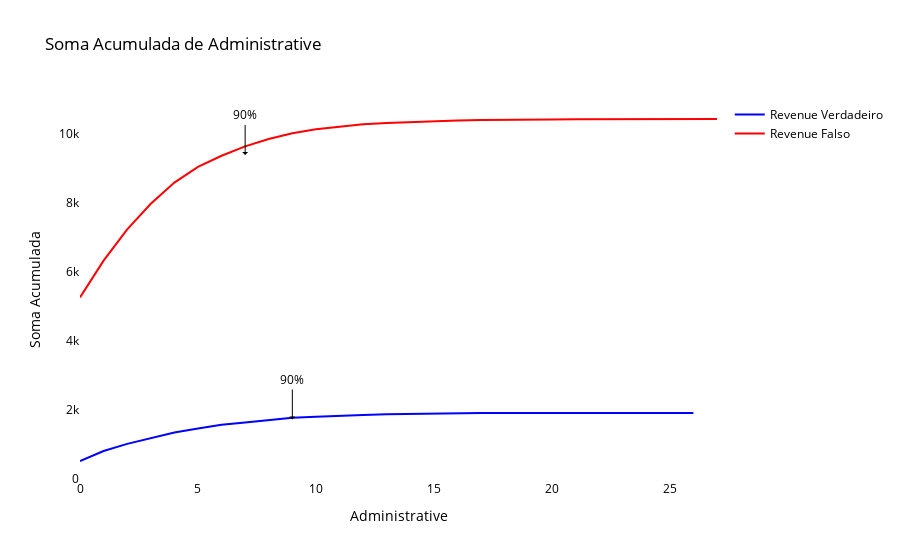
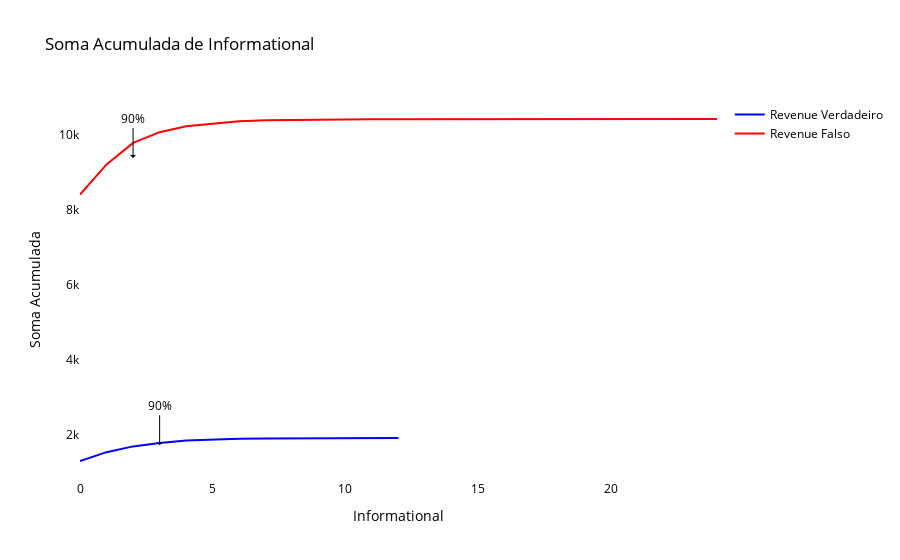
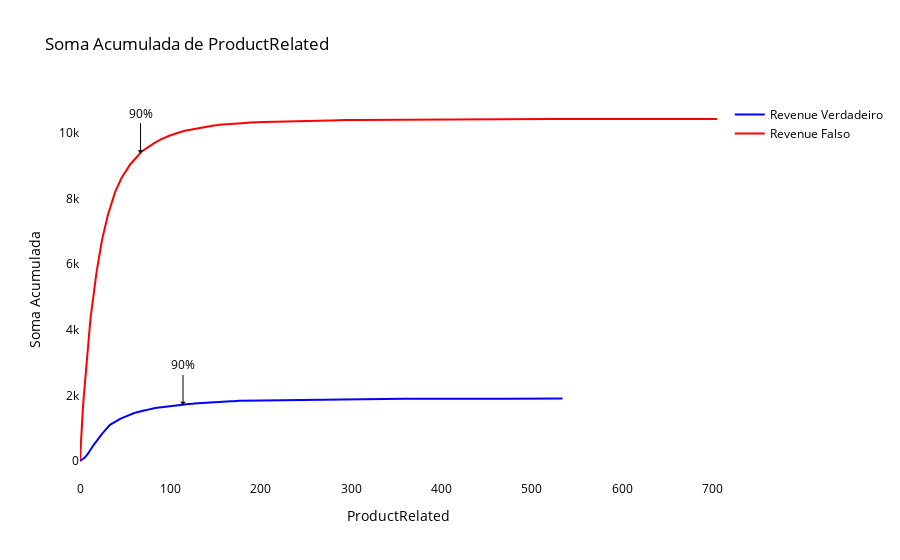

Notebook cell for these charts, in order:
### Code cell
# Soma acumulada em função do número de acessos com hue=revenue
colunas = ['Administrative', 'Informational', 'ProductRelated']

for col in colunas:
    plot_cum_sum(df, 'Revenue', col)

### Figure 1 — Plotly figure (JSON) as saved in the notebook; plotly's stock layout.template omitted (floating-point values rounded to 4 significant figures)
{"data": [{"line": {"color": "blue", "width": 2}, "mode": "lines", "name": "Revenue Verdadeiro", "type": "scatter", "x": [0, 1, 2, 3, 4, 5, 6, 7, 8, 9, 10, 11, 12, 13, 14, 15, 16, 17, 18, 19, 20, 22, 26], "y": [514, 805, 1010, 1184, 1337, 1455, 1566, 1632, 1705, 1766, 1798, 1829, 1850, 1869, 1881, 1889, 1897, 1901, 1903, 1904, 1905, 1907, 1908]}, {"line": {"color": "red", "width": 2}, "mode": "lines", "name": "Revenue Falso", "type": "scatter", "x": [0, 1, 2, 3, 4, 5, 6, 7, 8, 9, 10, 11, 12, 13, 14, 15, 16, 17, 18, 19, 20, 21, 22, 23, 24, 27], "y": [5254, 6317, 7226, 7967, 8579, 9036, 9357, 9629, 9843, 10007, 10128, 10202, 10267, 10304, 10336, 10366, 10382, 10394, 10404, 10409, 10410, 10412, 10414, 10417, 10421, 10422]}], "layout": {"annotations": [{"arrowcolor": "black", "arrowhead": 1, "ax": 0, "ay": -40, "showarrow": true, "text": "90%", "x": 9, "y": 1717.0}, {"arrowcolor": "black", "arrowhead": 1, "ax": 0, "ay": -40, "showarrow": true, "text": "90%", "x": 7, "y": 9380.0}], "font": {"color": "black"}, "legend": {"font": {"size": 12}}, "paper_bgcolor": "white", "plot_bgcolor": "white", "title": {"text": "Soma Acumulada de Administrative"}, "xaxis": {"color": "black", "title": {"text": "Administrative"}}, "yaxis": {"color": "black", "title": {"text": "Soma Acumulada"}}}}

### Figure 2 — Plotly figure (JSON) as saved in the notebook; plotly's stock layout.template omitted (floating-point values rounded to 4 significant figures)
{"data": [{"line": {"color": "blue", "width": 2}, "mode": "lines", "name": "Revenue Verdadeiro", "type": "scatter", "x": [0, 1, 2, 3, 4, 5, 6, 7, 8, 9, 10, 12], "y": [1295, 1531, 1685, 1778, 1840, 1871, 1888, 1894, 1898, 1904, 1906, 1908]}, {"line": {"color": "red", "width": 2}, "mode": "lines", "name": "Revenue Falso", "type": "scatter", "x": [0, 1, 2, 3, 4, 5, 6, 7, 8, 9, 10, 11, 12, 13, 14, 16, 24], "y": [8404, 9209, 9783, 10070, 10230, 10298, 10359, 10389, 10399, 10408, 10413, 10414, 10417, 10418, 10420, 10421, 10422]}], "layout": {"annotations": [{"arrowcolor": "black", "arrowhead": 1, "ax": 0, "ay": -40, "showarrow": true, "text": "90%", "x": 3, "y": 1717.0}, {"arrowcolor": "black", "arrowhead": 1, "ax": 0, "ay": -40, "showarrow": true, "text": "90%", "x": 2, "y": 9380.0}], "font": {"color": "black"}, "legend": {"font": {"size": 12}}, "paper_bgcolor": "white", "plot_bgcolor": "white", "title": {"text": "Soma Acumulada de Informational"}, "xaxis": {"color": "black", "title": {"text": "Informational"}}, "yaxis": {"color": "black", "title": {"text": "Soma Acumulada"}}}}

### Figure 3 — Plotly figure (JSON) as saved in the notebook; plotly's stock layout.template omitted (floating-point values rounded to 4 significant figures; data arrays with more than 128 entries replaced by an {"elided": "..."} marker saying what was removed)
{"data": [{"line": {"color": "blue", "width": 2}, "mode": "lines", "name": "Revenue Verdadeiro", "type": "scatter", "x": {"elided": "225 int values"}, "y": {"elided": "225 int values"}}, {"line": {"color": "red", "width": 2}, "mode": "lines", "name": "Revenue Falso", "type": "scatter", "x": {"elided": "274 int values"}, "y": {"elided": "274 int values"}}], "layout": {"annotations": [{"arrowcolor": "black", "arrowhead": 1, "ax": 0, "ay": -40, "showarrow": true, "text": "90%", "x": 114, "y": 1717.0}, {"arrowcolor": "black", "arrowhead": 1, "ax": 0, "ay": -40, "showarrow": true, "text": "90%", "x": 67, "y": 9380.0}], "font": {"color": "black"}, "legend": {"font": {"size": 12}}, "paper_bgcolor": "white", "plot_bgcolor": "white", "title": {"text": "Soma Acumulada de ProductRelated"}, "xaxis": {"color": "black", "title": {"text": "ProductRelated"}}, "yaxis": {"color": "black", "title": {"text": "Soma Acumulada"}}}}
